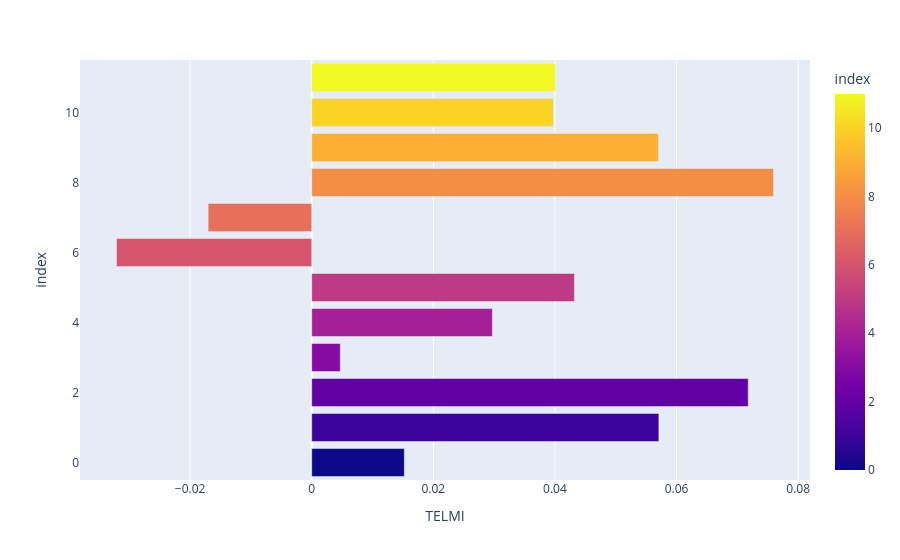

Here is the notebook cell this chart was saved with:
### Code cell
Coeff_df = pd.DataFrame()

Coeff_df['TELMI'] = coeff

fig = px.bar(Coeff_df, x=Coeff_df['TELMI'], y= Coeff_df.index, orientation='h', color=Coeff_df.index)
fig.show()

### Figure 1 — Plotly figure (JSON) as saved in the notebook; plotly's stock layout.template omitted (floating-point values rounded to 4 significant figures)
{"data": [{"hovertemplate": "TELMI=%{x}<br>index=%{marker.color}<extra></extra>", "legendgroup": "", "marker": {"color": [0, 1, 2, 3, 4, 5, 6, 7, 8, 9, 10, 11], "coloraxis": "coloraxis", "pattern": {"shape": ""}}, "name": "", "orientation": "h", "showlegend": false, "textposition": "auto", "type": "bar", "x": [0.01523, 0.05709, 0.07178, 0.004699, 0.02971, 0.0432, -0.0321, -0.01703, 0.07594, 0.05702, 0.03975, 0.04004], "xaxis": "x", "y": [0, 1, 2, 3, 4, 5, 6, 7, 8, 9, 10, 11], "yaxis": "y"}], "layout": {"barmode": "relative", "coloraxis": {"colorbar": {"title": {"text": "index"}}, "colorscale": [[0, "#0d0887"], [0.1111, "#46039f"], [0.2222, "#7201a8"], [0.3333, "#9c179e"], [0.4444, "#bd3786"], [0.5556, "#d8576b"], [0.6667, "#ed7953"], [0.7778, "#fb9f3a"], [0.8889, "#fdca26"], [1, "#f0f921"]]}, "legend": {"tracegroupgap": 0}, "margin": {"t": 60}, "xaxis": {"anchor": "y", "domain": [0, 1], "title": {"text": "TELMI"}}, "yaxis": {"anchor": "x", "domain": [0, 1], "title": {"text": "index"}}}}
